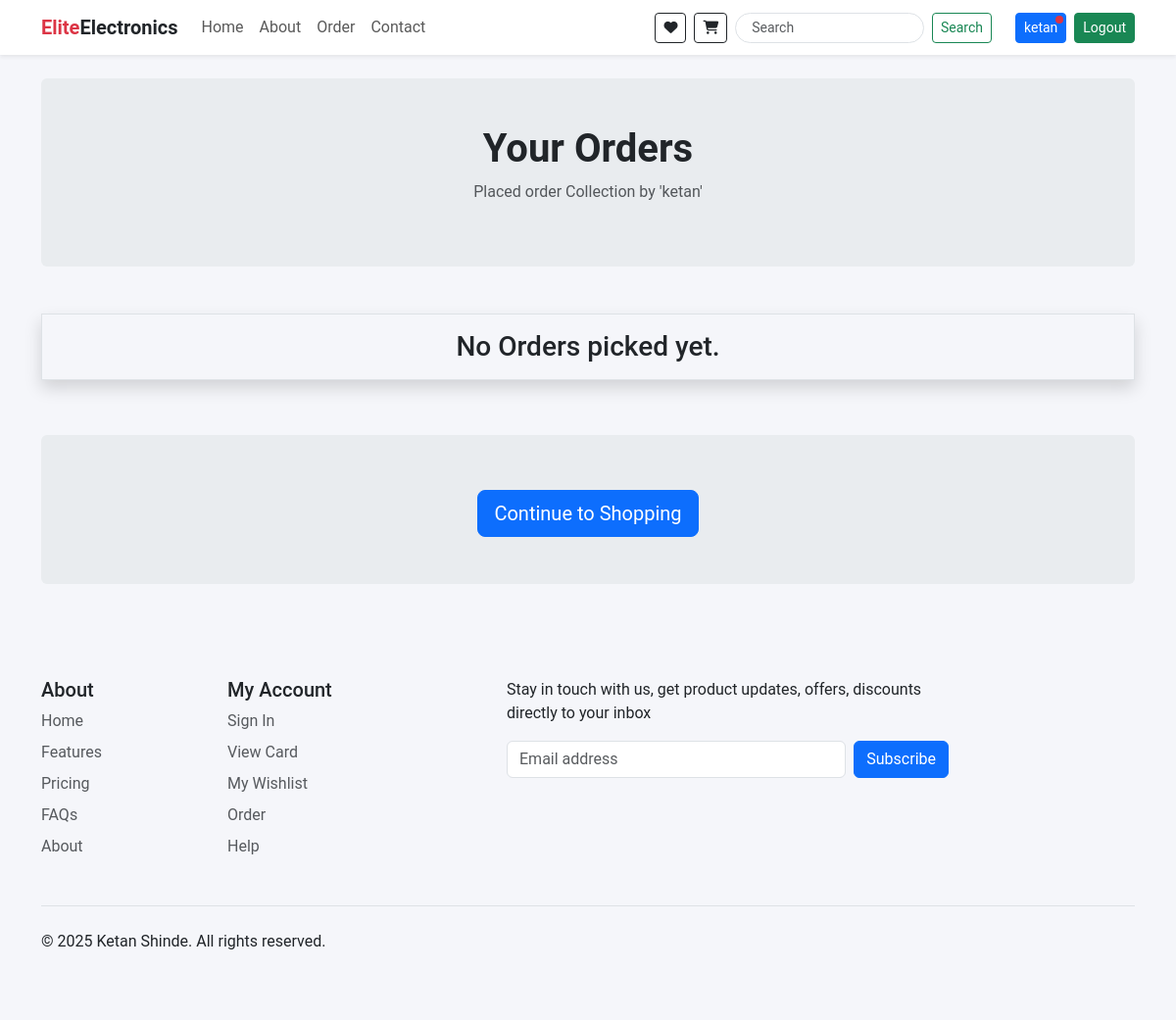
The app's page /order/ (signed in), older data.
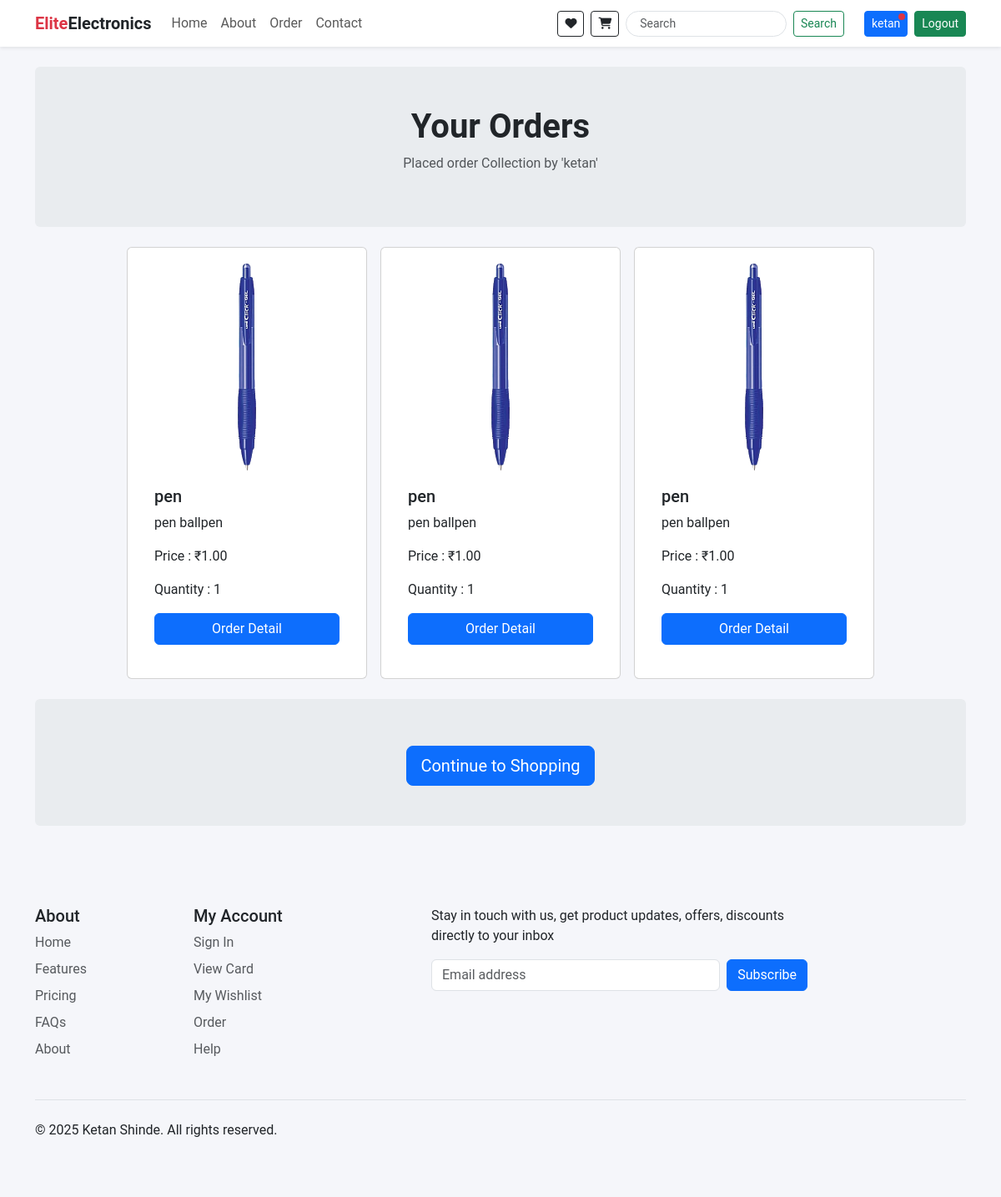
The same page, newer data.
### app/models.py (models this page shows, shortened)
class OrderItem(models.Model):
    order = models.ForeignKey(Order, on_delete=models.CASCADE)
    product = models.ForeignKey('Product', on_delete=models.CASCADE)
    quantity = models.PositiveIntegerField(default=1)

class Product(models.Model):
    category = models.ForeignKey(Category, on_delete=models.CASCADE)
    name = models.CharField(max_length=255, unique=True)
    description = models.TextField()
    bestSeller = models.BooleanField(default=False)
    price = models.DecimalField(max_digits=10, decimal_places=2)
    image = models.ImageField(upload_to='products/', null=True, blank=True)

### app/views.py (the view)
# urls.py: path('order/', views.user_order_products, name='order'),
@login_required(login_url='/login/') #redirect when user is not logged in
def user_order_products(request):
    user = request.user
    order_items = OrderItem.objects.filter(order__user=user)
    addresses = Address.objects.filter(user=user)
    context = {
        'order_items': order_items,
         'addresses': addresses,
    }
    return render(request, 'orders.html', context)

### app/context_processors.py (called while the page is built)
def cart_items_count(request):
    if request.user.is_authenticated:
        cart_items_count = CartItem.objects.filter(cart__user=request.user).count()
    else:
        cart_items_count = 0
    return {'cart_items_count': cart_items_count}

def wishlist_items_count(request):
    if request.user.is_authenticated:
        wishlist_items_count = WishListItem.objects.filter(wishlist__user=request.user).count()
    else:
        wishlist_items_count = 0
    return {'wishlist_items_count': wishlist_items_count}

### app/templates/orders.html (shortened to what this page needs)
{% extends "base.html" %} {% block body %}
<section id="cards" class="mt-4">
  <div class="container mb-4">
    <div class="text-center bg-body-secondary p-5 rounded">
      <h1 class="fw-bold">Your Orders</h1>
      <p class="opacity-75">Placed order Collection by '{{user.username}}'</p>
    </div>
  </div>
  <div class="container">
    <div class="row d-flex justify-content-center flex-wrap gap-3">
      {% if order_items %} {% for order_item in order_items %}
      <div class="card p-3 position-relative" style="width: 18rem">
        <img
          src="{{ order_item.product.image.url }}"
          class="card-img-top"
          alt="..."
        />
        <div class="card-body">
          <h5 class="card-title">{{ order_item.product.name }}</h5>
          <p class="card-text">{{ order_item.product.description }}</p>
          <p clas="card-text">Price : ₹{{order_item.product.price}}</p>
          <p class="cart-text">Quantity : {{order_item.quantity}}</p>
          <div class="d-grid gap-1 mb-2">
            <button
              class="btn btn-primary"
              type="button"
              data-bs-toggle="collapse"
              data-bs-target="#collapseExample{{order_item.id}}"
              aria-expanded="false"
              aria-controls="collapseExample"
            >
              Order Detail
            </button>
          </div>
        </div>
      </div>
      {% endfor %} {% else %}
      <div class="container my-4">
        <h3 class="text-center p-3 border shadow">No Orders picked yet.</h3>
      </div>
      {% endif %}
    </div>
  </div>
  <div class="container my-4">
    <div class="text-center bg-body-secondary p-5 rounded">
      <div class="d-flex flex-wrap justify-content-center gap-2 mx-auto mt-2">
        <a href="/" class="btn btn-primary btn-lg" type="button"
          >Continue to Shopping</a
        >
      </div>
    </div>
  </div>
</section>
{% endblock body %}

### templates/base.html (shortened to what this page needs)
{% load static %}
<!DOCTYPE html>
<html lang="en">
  <head>
    <link
      href="https://cdn.jsdelivr.net/npm/bootstrap@5.3.2/dist/css/bootstrap.min.css"
      rel="stylesheet"
    />
    <link
      rel="stylesheet"
      href="https://cdnjs.cloudflare.com/ajax/libs/font-awesome/6.5.1/css/all.min.css"
    />
    <link rel="stylesheet" href="{% static 'css/style.css' %}" />
    <link
      href="https://cdn.jsdelivr.net/npm/bootstrap-icons@1.10.5/font/bootstrap-icons.css"
      rel="stylesheet"
    />
  </head>
  <body>
    {% include "header.html" %}
    {% block body %} {% endblock body %}
    {% include "footer.html" %}
  </body>
</html>

### templates/header.html (shortened to what this page needs)
<nav class="navbar navbar-expand-lg bg-white shadow-sm sticky-top py-2">
  <div class="container">
    <a class="navbar-brand fw-bold text-danger" href="/">Elite<span class="text-dark">Electronics</span></a>
    <div class="collapse navbar-collapse" id="navbarContent">
      <ul class="navbar-nav me-auto mb-2 mb-lg-0">
        <li class="nav-item"><a class="nav-link" href="/">Home</a></li>
        <li class="nav-item"><a class="nav-link" href="{% url 'about' %}">About</a></li>
        <li class="nav-item"><a class="nav-link" href="{% url 'order' %}">Order</a></li>
        <li class="nav-item"><a class="nav-link" href="{% url 'contact' %}">Contact</a></li>
      </ul>
      <div class="d-flex align-items-center gap-2 flex-wrap justify-content-end">
        <a href="/wishlist" class="btn btn-sm btn-outline-dark position-relative">
          <i class="fa-solid fa-heart"></i>
        </a>
        <a href="/cart" class="btn btn-sm btn-outline-dark position-relative">
          <i class="fa-solid fa-cart-shopping"></i>
        </a>
        <form class="d-flex me-3 w-50">
        <input class="form-control form-control-sm rounded-pill me-2 px-3" type="search" name="search" placeholder="Search" required>
        <button class="btn btn-outline-success btn-sm" type="submit">Search</button>
      </form>
        {% if request.user.is_authenticated %}
          <a href="{% url 'profile' %}" class="btn btn-sm btn-primary position-relative">
            {{ request.user.get_full_name|default:request.user.username }}
            <span class="position-absolute bg-danger rounded-circle notification-dot"
              style="width: 8px; height: 8px; top: 2px; right: 2px;"></span>
          </a>
          <a href="{% url 'logout' %}" class="btn btn-sm btn-success">Logout</a>
        {% else %}
          <a href="{% url 'login' %}" class="btn btn-sm btn-success">Login</a>
          <a href="{% url 'register' %}" class="btn btn-sm btn-warning">Register</a>
        {% endif %}
      </div>
    </div>
  </div>
</nav>

### templates/footer.html (shortened to what this page needs)
<div class="container mt-5">
    <footer class="py-5">
      <div class="row">
        <div class="col-6 col-md-2 mb-3">
          <h5>About</h5>
          <ul class="nav flex-column">
            <li class="nav-item mb-2"><a href="#" class="nav-link p-0 text-body-secondary">Home</a></li>
            <li class="nav-item mb-2"><a href="#" class="nav-link p-0 text-body-secondary">Features</a></li>
            <li class="nav-item mb-2"><a href="#" class="nav-link p-0 text-body-secondary">Pricing</a></li>
            <li class="nav-item mb-2"><a href="#" class="nav-link p-0 text-body-secondary">FAQs</a></li>
            <li class="nav-item mb-2"><a href="/about/" class="nav-link p-0 text-body-secondary">About</a></li>
          </ul>
        </div>
        <div class="col-6 col-md-2 mb-3">
          <h5>My Account</h5>
          <ul class="nav flex-column">
            <li class="nav-item mb-2"><a href="/#/" class="nav-link p-0 text-body-secondary">Sign In</a></li>
            <li class="nav-item mb-2"><a href="/cart/" class="nav-link p-0 text-body-secondary">View Card</a></li>
            <li class="nav-item mb-2"><a href="/wishlist" class="nav-link p-0 text-body-secondary">My Wishlist</a></li>
            <li class="nav-item mb-2"><a href="/order/" class="nav-link p-0 text-body-secondary">Order</a></li>
            <li class="nav-item mb-2"><a href="#" class="nav-link p-0 text-body-secondary">Help</a></li>
          </ul>
        </div>
        <div class="col-md-5 offset-md-1 mb-3">
          <form>
            <p>Stay in touch with us, get product updates, offers, discounts directly to your inbox</p>
            <div class="d-flex flex-column flex-sm-row w-100 gap-2">
              <input id="newsletter1" type="text" class="form-control" placeholder="Email address" spellcheck="false" data-ms-editor="true">
              <button class="btn btn-primary" type="button">Subscribe</button>
            </div>
          </form>
        </div>
      </div>
      <div class="d-flex flex-column flex-sm-row justify-content-between py-4 my-4 border-top mt-4 mb-2">
       <p>© 2025 Ketan Shinde. All rights reserved.</p>
        <ul class="list-unstyled d-flex">
          <li class="ms-3"><a class="link-body-emphasis" href="#"><svg class="bi" width="24" height="24"><use xlink:href="#twitter"></use></svg></a></li>
          <li class="ms-3"><a class="link-body-emphasis" href="#"><svg class="bi" width="24" height="24"><use xlink:href="#instagram"></use></svg></a></li>
          <li class="ms-3"><a class="link-body-emphasis" href="#"><svg class="bi" width="24" height="24"><use xlink:href="#facebook"></use></svg></a></li>
        </ul>
      </div>
    </footer>
  </div>

### static/css/style.css (style rules this page uses)
* { margin: 0; padding: 0; box-sizing: border-box; }
body { font-family: 'Roboto', sans-serif; background-color: #f5f6fa; }

Row changes from the older to the newer data that the page shows:
added OrderItem: product.image (picture), product.name "pen", product.description "pen ballpen", product.price "1.00", quantity "1"
added OrderItem: product.image (picture), product.name "pen", product.description "pen ballpen", product.price "1.00", quantity "1"
added OrderItem: product.image (picture), product.name "pen", product.description "pen ballpen", product.price "1.00", quantity "1"
Text that changed along with them:
text no longer shown: "No Orders picked yet."
